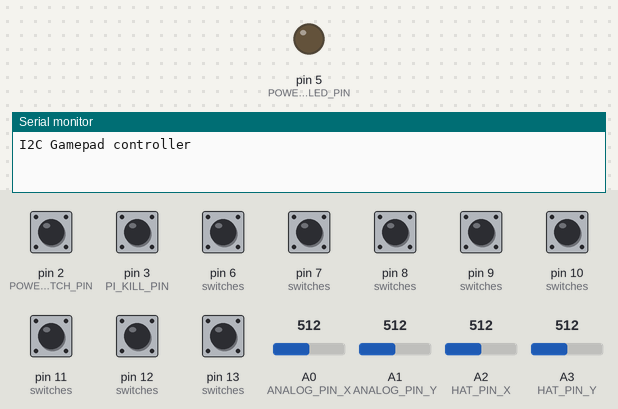
Bench run of a sketch on a simulated Arduino Uno, built with avr-gcc and run on an emulated ATmega328P. On the bench: output pins drawn as LEDs (lit = HIGH), the last lines printed to the serial monitor. Dashed ring = blinking. The test bench sets the inputs (shaded band); at power-on: pin 2 (POWER_SWITCH_PIN), pin 3 (PI_KILL_PIN), pin 6 (switches), pin 7 (switches), pin 8 (switches), pin 9 (switches), pin 10 (switches), pin 11 (switches), pin 12 (switches), pin 13 (switches) HIGH, A2 (HAT_PIN_X) = 512, A0 (ANALOG_PIN_X) = 512, A1 (ANALOG_PIN_Y) = 512, A3 (HAT_PIN_Y) = 512. Pins used as bus, display or sensor lines are not drawn.

Above: at 0.6 s.
At 1.2 s:
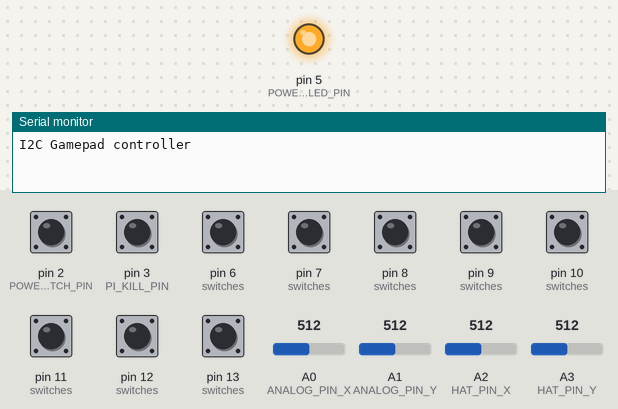
1.3 s: pin 2 (POWER_SWITCH_PIN) pulled LOW for 1 s
At 1.9 s:
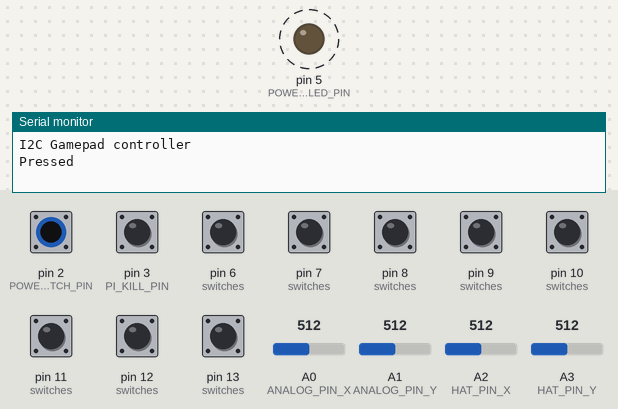
5.3 s: pin 2 (POWER_SWITCH_PIN) pulled LOW for 3.2 s
10.0 s: pin 2 (POWER_SWITCH_PIN) driven LOW
13.0 s: A2 (HAT_PIN_X) set to 390
16.0 s: pin 3 (PI_KILL_PIN) pulled LOW for 0.15 s
Timing chart, 0 to 18.6 s (numbered marks = the images above; inputs shaded):
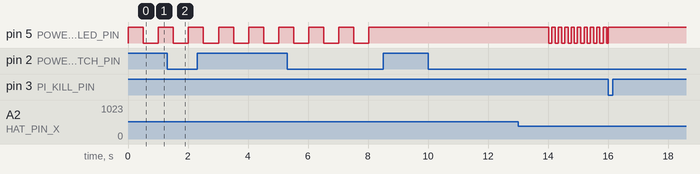

Measured:
- by itself, pin 5 (POWER_LED_PIN): alternates HIGH for 0.50 s and LOW for 0.50 s, 6 changes in all, then stays HIGH

The sketch:

Piboy.ino
```cpp
// Based on work done by piloChambert : https://github.com/piloChambert/RPI-I2C-Joystick

#include <Wire.h>
#include <avr/sleep.h>

// ------------------------------------------
// Configuration
// ------------------------------------------
#define I2C_ADDRESS 0x18
#define SWITCH_DEBOUNCE_TIME 50 // ms
#define ANALOG_PIN_X 0
#define ANALOG_PIN_Y 1
#define HAT_PIN_X 2
#define HAT_PIN_Y 3
#define POWER_LED_PIN 5
#define POWER_SWITCH_PIN 2
#define POWER_MOSFET_GATE 4
#define PI_KILL_PIN 3

// switch type definition
#define BTN_A           0x00
#define BTN_B           0x01
#define BTN_X           0x02
#define BTN_Y           0x03
#define BTN_LT          0x04
#define BTN_RT          0x05
#define BTN_START       0x06
#define BTN_SELECT      0x07
#define BTN_UP          0x08
#define BTN_DOWN        0x09
#define BTN_LEFT        0x0A
#define BTN_RIGHT       0x0B
#define BTN_DUMMY       0xFF

struct InputSwitch {
  unsigned char pin;
  unsigned char state;
  unsigned long time;
  unsigned char code;
};

// return true if switch state has changed!
bool updateSwitch(struct InputSwitch *sw) {
  int newState = digitalRead(sw->pin);

  if(newState != sw->state && millis() - sw->time > SWITCH_DEBOUNCE_TIME) {
    // change state!
    sw->state = newState;

    // record last update
    sw->time = millis();

    return true;
  }

  // else
  return false;
}

// I2C data definition
struct I2CJoystickStatus {
  uint16_t buttons; // button status
  uint8_t axis0; // first axis
  uint8_t axis1; // second axis
  uint8_t powerDownRequest; // when true, request the pi to shutdown
  uint8_t audioVolume;
};

I2CJoystickStatus joystickStatus;

// the 8 switches
InputSwitch switches[] = {
  {13, HIGH, 0, BTN_A},
  {12, HIGH, 0, BTN_B},
  {11, HIGH, 0, BTN_X},
  {10, HIGH, 0, BTN_Y},
  {7, HIGH, 0, BTN_LT},
  {6, HIGH, 0, BTN_RT},
  {8, HIGH, 0, BTN_START},
  {9, HIGH, 0, BTN_SELECT}
};

InputSwitch powerSwitch = {POWER_SWITCH_PIN, HIGH, 0, 0};
unsigned long powerSwitchPressTime = 0;
bool powerSwitchHasBeenReleased = true; // a flag used to know if the power switch has been released since last state change

unsigned long ledBlinkTimer = 0;
int powerLedStatus = LOW;

InputSwitch volPlusSwitch = {20, HIGH, 0, BTN_DUMMY};
InputSwitch volMinusSwitch = {21, HIGH, 0, BTN_DUMMY};

void (*stateFunction)(void);
unsigned long wakeUpTime = 0;

void startupState() {
  // blink led
  if(millis() - ledBlinkTimer > 500) {
    powerLedStatus = powerLedStatus == HIGH ? LOW : HIGH;

    digitalWrite(POWER_LED_PIN, powerLedStatus);
    ledBlinkTimer = millis();
  }

  // update power switch
  if(updateSwitch(&powerSwitch)) {
    if(powerSwitch.state == LOW) {
      Serial.println("Pressed");
      powerSwitchPressTime = millis();
    } else {
      powerSwitchHasBeenReleased = true;
    }
  }

  if(powerSwitch.state == LOW) {
    // reset sleep timer
    wakeUpTime = millis();

    // if pressing power for more the 3s, change state
    if(millis() - powerSwitchPressTime > 3000) {
      // go to run state
      stateFunction = runState;

      // reset release flag
      powerSwitchHasBeenReleased = false;

      // led is on
      powerLedStatus = HIGH;
      digitalWrite(POWER_LED_PIN, powerLedStatus);

      // power the pi
      digitalWrite(POWER_MOSFET_GATE, LOW);

      Serial.println("Starting up the pi!");
    }
  }

  // if still in this state after 5s, go to sleep
  if(millis() - wakeUpTime > 5000 && powerSwitch.state == HIGH) {
    Serial.println("Go to sleep");
    delay(1000);
    sleepNow();
  }
}

void runState() {
  // update power switch
  if(updateSwitch(&powerSwitch)) {
    if(powerSwitch.state == LOW) {
      Serial.println("Pressed");
      powerSwitchPressTime = millis();
    } else {
      powerSwitchHasBeenReleased = true;
    }
  }

  // if the switch has been released since we are in this state
  // if it's pressed and pressed for more than 4s, then change state
  if(powerSwitchHasBeenReleased && powerSwitch.state == LOW && millis() - powerSwitchPressTime > 4000) {
    // go to halt state
    stateFunction = haltState;

    // reset power switch timer to highest value
    powerSwitchHasBeenReleased = false;

    // stoping the pi
    joystickStatus.powerDownRequest = 1;

    Serial.println("Stoping the pi!");
  }

  // update switch etc
  scanAnalog();
  scanInput();
}

void haltState() {
  // blink status led
  if(millis() - ledBlinkTimer > 100) {
    if(powerLedStatus == LOW) {
      powerLedStatus = HIGH;
    } else {
      powerLedStatus = LOW;
    }

    digitalWrite(POWER_LED_PIN, powerLedStatus);
    ledBlinkTimer = millis();
  }

  // wait for pi kill signal
  if(digitalRead(PI_KILL_PIN) == LOW) {
    // shut down the power
    digitalWrite(POWER_MOSFET_GATE, HIGH);

    // go back to start state
    stateFunction = startupState;
  }
}

void pinInterrupt(void) {
  detachInterrupt(0);
}

void sleepNow() {
  // Set sleep enable (SE) bit:
  sleep_enable();

  attachInterrupt(0, pinInterrupt, LOW);

  // Choose our preferred sleep mode:
  set_sleep_mode(SLEEP_MODE_PWR_DOWN);

  // turn led off
  digitalWrite(POWER_LED_PIN, LOW);

  // Put the device to sleep:
  sleep_mode();

  // Upon waking up, sketch continues from this point.
  sleep_disable();

  wakeUpTime = millis();
  delay(1000);
  Serial.println("Awake!!");
}

void setup()
{
  Wire.begin(I2C_ADDRESS);      // join i2c bus
  Wire.onRequest(requestEvent); // register event

  // prints title with ending line break
  Serial.begin(9600);
  while (!Serial) {
    ; // wait for serial port to connect. Needed for Leonardo only
  }
  Serial.println("I2C Gamepad controller");

  // default status
  joystickStatus.buttons = 0;
  joystickStatus.axis0 = 127;
  joystickStatus.axis1 = 127;
  joystickStatus.powerDownRequest = 0;
  joystickStatus.audioVolume = 100;

  // pin configuration
  for(int i = 0; i < sizeof(switches) / sizeof(InputSwitch); i++) {
    pinMode(switches[i].pin, INPUT_PULLUP);
  }

  pinMode(POWER_LED_PIN, OUTPUT);
  digitalWrite(POWER_LED_PIN, HIGH);

  pinMode(POWER_SWITCH_PIN, INPUT_PULLUP);
  pinMode(PI_KILL_PIN, INPUT_PULLUP);

  pinMode(volPlusSwitch.pin, INPUT_PULLUP);
  pinMode(volMinusSwitch.pin, INPUT_PULLUP);

  pinMode(POWER_MOSFET_GATE, OUTPUT);

  // switch to startup state
  stateFunction = startupState;

  // turn led on
  powerLedStatus = HIGH;
  ledBlinkTimer = millis();
  digitalWrite(POWER_LED_PIN, powerLedStatus);
}

void scanInput() {
  for(int i = 0; i < sizeof(switches) / sizeof(InputSwitch); i++) {
    if(updateSwitch(&switches[i])) {
      if(switches[i].state == HIGH) // button released
        joystickStatus.buttons &= ~(1 << switches[i].code);
      else // button pressed
        joystickStatus.buttons |= (1 << switches[i].code);
    }
  }

  static uint16_t oldButtons = 0;
  if(joystickStatus.buttons != oldButtons) {
    Serial.println(joystickStatus.buttons);
    oldButtons = joystickStatus.buttons;
  }

  // volume
  if(updateSwitch(&volPlusSwitch) && volPlusSwitch.state == LOW) {
    joystickStatus.audioVolume = min(joystickStatus.audioVolume + 5, 100);
  }

  if(updateSwitch(&volMinusSwitch) && volMinusSwitch.state == LOW) {
    joystickStatus.audioVolume = max(joystickStatus.audioVolume - 5, 0);
  }
}

void scanAnalog() {
  // read analog stick values
  int x = analogRead(ANALOG_PIN_X);
  int y = analogRead(ANALOG_PIN_Y);

  // translate into a valid range
  x = min(max(((x - 240) / 10), 0) << 2, 255);
  y = min(max(((y - 200) / 10), 0) << 2, 255);

  // store them in the I2C data
  joystickStatus.axis0 = x;
  joystickStatus.axis1 = y;

  // read hat values
  int hatx = analogRead(HAT_PIN_X);
  if(hatx > 300 && hatx < 400)
    joystickStatus.buttons |= (1 << BTN_LEFT);
  else
    joystickStatus.buttons &= ~(1 << BTN_LEFT);

  if(hatx > 950)
    joystickStatus.buttons |= (1 << BTN_RIGHT);
  else
    joystickStatus.buttons &= ~(1 << BTN_RIGHT);

  int haty = analogRead(HAT_PIN_Y);
  if(haty > 300 && haty < 400)
    joystickStatus.buttons |= (1 << BTN_UP);
  else
    joystickStatus.buttons &= ~(1 << BTN_UP);

  if(haty > 950)
    joystickStatus.buttons |= (1 << BTN_DOWN);
  else
    joystickStatus.buttons &= ~(1 << BTN_DOWN);

  /*
  Serial.print("x : "); Serial.print(hatx);
  Serial.print("y : "); Serial.print(haty);
  Serial.println("");*/
}

void loop() {
  // execute state function
  stateFunction();
  delay(10);
}

// function that executes whenever data is requested by master
// this function is registered as an event, see setup()
void requestEvent() {
  Wire.write((char *)&joystickStatus, sizeof(I2CJoystickStatus));
}
```
